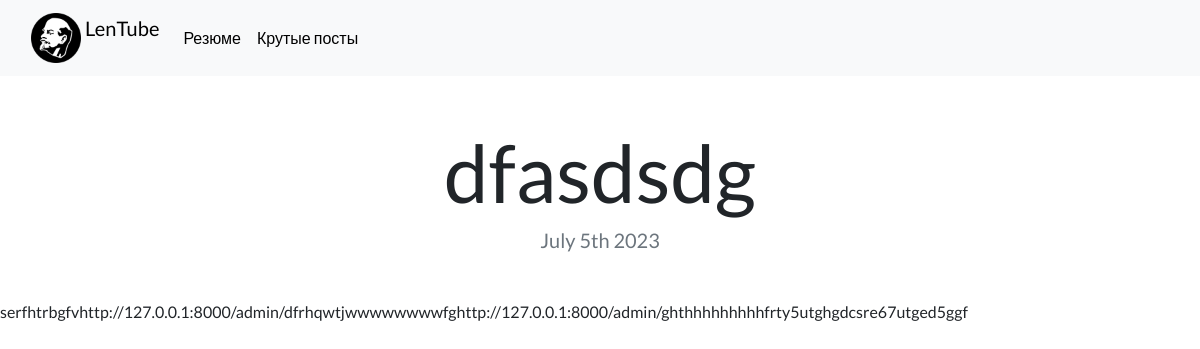
Page /blog/8/ on the committed database.
### blog/models.py (models this page shows, shortened)
class Blog(models.Model):
    title = models.CharField(max_length=100)
    description = models.CharField(max_length=250)
    Date = models.DateField()

### blog/views.py (the view)
# urls.py: path('<int:blog_id>/', views.detail, name='detail'),
def detail(request, blog_id):
    blog = get_object_or_404(Blog, pk=blog_id)
    return render(request, 'blog/detail.html', {'blog':blog})

### blog/templates/blog/detail.html
{% extends 'HtmlScripts/base.html' %}
{% block content %}
<h1 class="text-center mt-5" id="blogdetailtitle">{{ blog.title }}</h1>
<h5 class="text-center text-muted mb-5">{{ blog.Date|date:'F jS Y' }}</h5>
{{ blog.description|safe }}
{% endblock %}

### portfolio/static/portfolio/custom.css (style rules this page uses)
body { font-family: 'Lato', sans-serif; }
@media (min-width: 992px) { #blogdetailtitle { font-size: 5rem; } }

### rows in the picture
Blog: title "dfasdsdg", Date "July 5th 2023", description "serfhtrbgfvhttp://127.0.0.1:8000/admin/dfrhqwtjwwwwwwwwfghttp://127.0.0.1:8000/admin/ghthhhhhhhhhfrty5utghgdcsre67utged5ggf"
